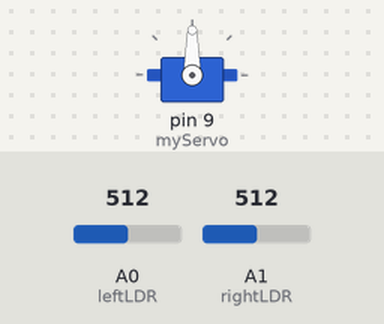
The sketch below on a simulated Arduino Uno, built with avr-gcc and run on an emulated ATmega328P. Shown: servo. Inputs (shaded band) come from the test bench; at power-on: A0 (leftLDR) = 512, A1 (rightLDR) = 512.

Above: at 1.2 s.
1.3 s: A0 (leftLDR) set to 550
2.8 s: A0 (leftLDR) set to 573
At 3.38 s:
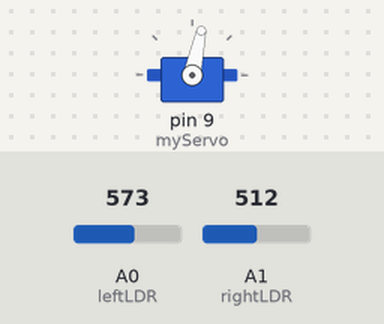
5.8 s: A0 (leftLDR) set to 511
At 5.8 s:
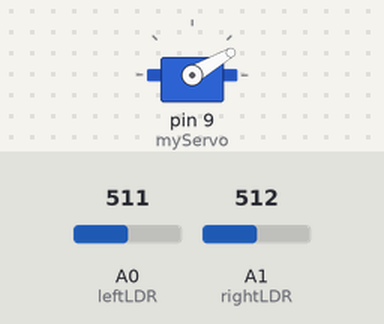
7.3 s: A1 (rightLDR) set to 471
8.8 s: A1 (rightLDR) set to 452
At 10.9 s:
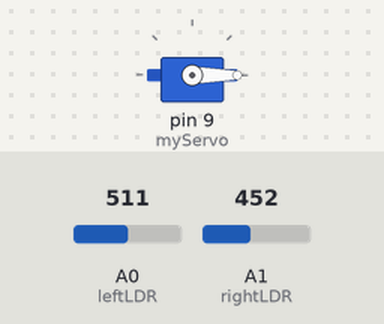
11.8 s: A1 (rightLDR) set to 555
13.3 s: A1 (rightLDR) set to 572
At 15.4 s:
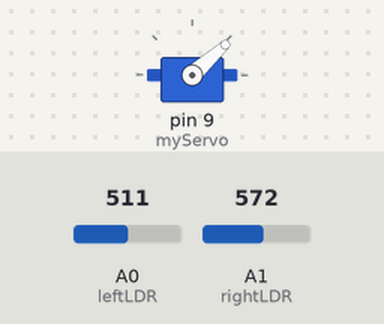
Timing chart, 0 to 19.8 s (numbered marks = the images above; inputs shaded):
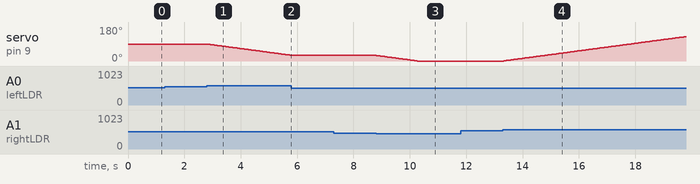

The sketch:

code.ino
```cpp
#include <Servo.h>

Servo myServo;

int leftLDR = A0;
int rightLDR = A1;

int pos = 90;

void setup() {
  myServo.attach(9);
  myServo.write(pos);
}

void loop() {
  int leftValue = analogRead(leftLDR);
  int rightValue = analogRead(rightLDR);

  if (leftValue > rightValue + 50) {
    pos--;
  }
  else if (rightValue > leftValue + 50) {
    pos++;
  }

  pos = constrain(pos, 0, 180);
  myServo.write(pos);

  delay(50);
}
```

Measured:
- the behaviour switches between 562 and 563 on A0 (leftLDR) (found by bisection; images 0 and 1)
- the behaviour switches between 461 and 460 on A1 (rightLDR) (found by bisection; images 2 and 3)
- the behaviour switches between 561 and 562 on A1 (rightLDR) (found by bisection; images 3 and 4)
- after the input at 1.3 s, every drawn part: stays the same
- after the input at 2.8 s, servo on pin 9 (myServo): moves from 90° to 30° over 3.0 s, starting at once
- after the input at 5.8 s, servo on pin 9 (myServo): stays 30° (without the input it goes to 29° after 0.03 s)
- after the input at 7.3 s, every drawn part: stays the same
- after the input at 8.8 s, servo on pin 9 (myServo): moves from 30° to 0° over 1.5 s, starting at once
- after the input at 11.8 s, every drawn part: stays the same
- after the input at 13.3 s, servo on pin 9 (myServo): moves from 0° to 129° over 6.4 s, starting at once
